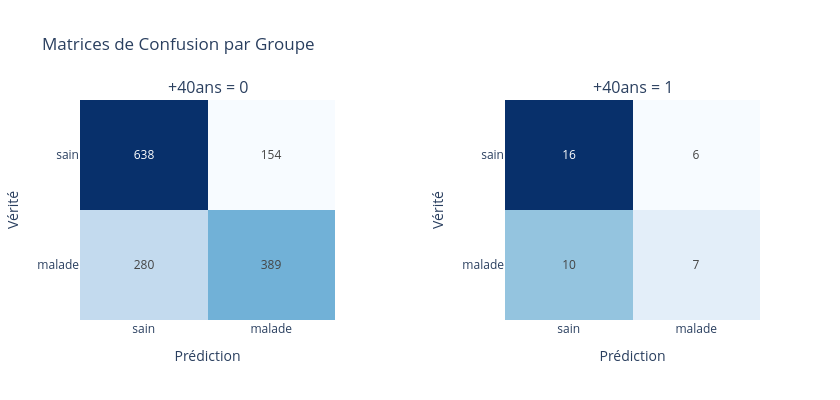

The code cell stored with this chart in its notebook:
### Code cell
plot_confusion_matrices_side_by_side(
    df=dir_df,
    group_column='+40ans',
    labels=["sain", "malade"],
)
# plot_confusion_matrix_by_group(dir_df["labels"], dir_df["preds"], dir_df, group_columns=["+40ans"], labels=[0, 1])

### Figure 1 — Plotly figure (JSON) as saved in the notebook; plotly's stock layout.template omitted (floating-point values rounded to 4 significant figures)
{"data": [{"colorscale": [[0, "rgb(247,251,255)"], [0.125, "rgb(222,235,247)"], [0.25, "rgb(198,219,239)"], [0.375, "rgb(158,202,225)"], [0.5, "rgb(107,174,214)"], [0.625, "rgb(66,146,198)"], [0.75, "rgb(33,113,181)"], [0.875, "rgb(8,81,156)"], [1, "rgb(8,48,107)"]], "hoverinfo": "z", "showscale": false, "text": [["638", "154"], ["280", "389"]], "texttemplate": "%{text}", "type": "heatmap", "x": ["sain", "malade"], "xaxis": "x", "y": ["sain", "malade"], "yaxis": "y", "z": [[638, 154], [280, 389]], "zmin": 0}, {"colorscale": [[0, "rgb(247,251,255)"], [0.125, "rgb(222,235,247)"], [0.25, "rgb(198,219,239)"], [0.375, "rgb(158,202,225)"], [0.5, "rgb(107,174,214)"], [0.625, "rgb(66,146,198)"], [0.75, "rgb(33,113,181)"], [0.875, "rgb(8,81,156)"], [1, "rgb(8,48,107)"]], "hoverinfo": "z", "showscale": false, "text": [["16", "6"], ["10", "7"]], "texttemplate": "%{text}", "type": "heatmap", "x": ["sain", "malade"], "xaxis": "x2", "y": ["sain", "malade"], "yaxis": "y2", "z": [[16, 6], [10, 7]], "zmin": 0}], "layout": {"annotations": [{"font": {"size": 16}, "showarrow": false, "text": "+40ans = 0", "x": 0.1875, "xanchor": "center", "xref": "paper", "y": 1, "yanchor": "bottom", "yref": "paper"}, {"font": {"size": 16}, "showarrow": false, "text": "+40ans = 1", "x": 0.8125, "xanchor": "center", "xref": "paper", "y": 1, "yanchor": "bottom", "yref": "paper"}], "height": 400, "title": {"text": "Matrices de Confusion par Groupe"}, "width": 840, "xaxis": {"anchor": "y", "domain": [0, 0.375], "title": {"text": "Prédiction"}}, "xaxis2": {"anchor": "y2", "domain": [0.625, 1], "title": {"text": "Prédiction"}}, "yaxis": {"anchor": "x", "autorange": "reversed", "domain": [0, 1], "title": {"text": "Vérité"}}, "yaxis2": {"anchor": "x2", "autorange": "reversed", "domain": [0, 1], "title": {"text": "Vérité"}}}}
